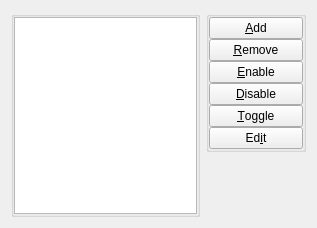
<ui version="4.0" >
 <class>BreakpointsWidget</class>
 <widget class="QWidget" name="BreakpointsWidget" >
  <property name="geometry" >
   <rect>
    <x>0</x>
    <y>0</y>
    <width>317</width>
    <height>228</height>
   </rect>
  </property>
  <property name="windowTitle" >
   <string>Breakpoints</string>
  </property>
  <layout class="QGridLayout" name="gridLayout" >
   <item rowspan="2" row="0" column="0" >
    <widget class="QGroupBox" name="groupBox" >
     <property name="title" >
      <string/>
     </property>
     <layout class="QHBoxLayout" name="horizontalLayout" >
      <property name="spacing" >
       <number>0</number>
      </property>
      <property name="margin" >
       <number>0</number>
      </property>
      <item>
       <widget class="QListView" name="listView" />
      </item>
     </layout>
    </widget>
   </item>
   <item row="0" column="1" >
    <widget class="QGroupBox" name="groupBox_2" >
     <property name="minimumSize" >
      <size>
       <width>100</width>
       <height>0</height>
      </size>
     </property>
     <property name="maximumSize" >
      <size>
       <width>100</width>
       <height>16777215</height>
      </size>
     </property>
     <property name="title" >
      <string/>
     </property>
     <layout class="QVBoxLayout" name="verticalLayout_2" >
      <property name="spacing" >
       <number>0</number>
      </property>
      <property name="margin" >
       <number>0</number>
      </property>
      <item>
       <layout class="QVBoxLayout" name="verticalLayout" >
        <item>
         <widget class="QPushButton" name="pushAdd" >
          <property name="text" >
           <string>&amp;Add</string>
          </property>
         </widget>
        </item>
        <item>
         <widget class="QPushButton" name="pushRemove" >
          <property name="text" >
           <string>&amp;Remove</string>
          </property>
         </widget>
        </item>
        <item>
         <widget class="QPushButton" name="pushEnable" >
          <property name="text" >
           <string>&amp;Enable</string>
          </property>
         </widget>
        </item>
        <item>
         <widget class="QPushButton" name="pushDisable" >
          <property name="text" >
           <string>&amp;Disable</string>
          </property>
         </widget>
        </item>
        <item>
         <widget class="QPushButton" name="pushToggle" >
          <property name="text" >
           <string>&amp;Toggle</string>
          </property>
         </widget>
        </item>
        <item>
         <widget class="QPushButton" name="pushEdit" >
          <property name="text" >
           <string>Ed&amp;it</string>
          </property>
         </widget>
        </item>
       </layout>
      </item>
     </layout>
    </widget>
   </item>
   <item row="1" column="1" >
    <spacer name="verticalSpacer" >
     <property name="orientation" >
      <enum>Qt::Vertical</enum>
     </property>
     <property name="sizeHint" stdset="0" >
      <size>
       <width>20</width>
       <height>3</height>
      </size>
     </property>
    </spacer>
   </item>
  </layout>
 </widget>
 <resources/>
 <connections/>
</ui>
